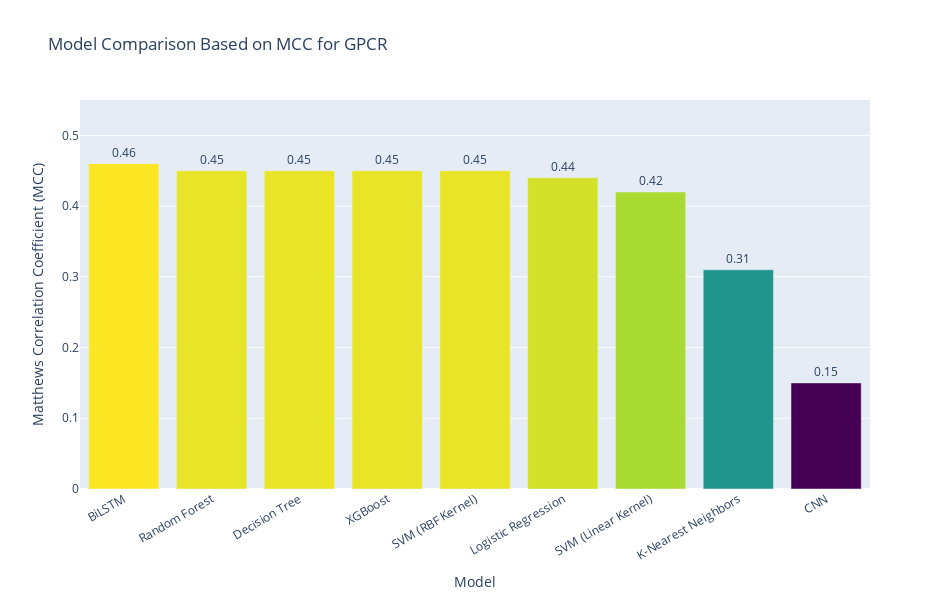

Notebook code for this chart:
### Code cell
import plotly.express as px
import pandas as pd

# Data
data = {
    "Model": [
        "BiLSTM", "CNN", "Random Forest", "Decision Tree", "XGBoost",
        "SVM (RBF Kernel)", "SVM (Linear Kernel)", "Logistic Regression",
        "K-Nearest Neighbors"
    ],
    "MCC": [0.46, 0.15, 0.45, 0.45, 0.45, 0.45, 0.42, 0.44, 0.31]
}

df = pd.DataFrame(data)

# Sort by MCC (descending)
df = df.sort_values("MCC", ascending=False)

# Create gradient color bar chart
fig = px.bar(
    df,
    x="Model",
    y="MCC",
    text=df["MCC"].round(2),  # rounded labels
    color="MCC",
    color_continuous_scale="Viridis",  # yellow → green → teal → purple
    title="Model Comparison Based on MCC for GPCR"
)

# Update layout
fig.update_traces(textposition="outside")
fig.update_layout(
    xaxis_title="Model",
    yaxis_title="Matthews Correlation Coefficient (MCC)",
    xaxis_tickangle=-30,
    width=950,
    height=600,
    coloraxis_showscale=False,  # hide color legend
    yaxis=dict(
        tickmode="array",
        tickvals=[0, 0.1, 0.2, 0.3, 0.4, 0.5],  # fixed ticks
        range=[0, 0.55]  # ensure axis goes up a bit above 0.5
    )
)

fig.show()

### Figure 1 — Plotly figure (JSON) as saved in the notebook; plotly's stock layout.template omitted (floating-point values rounded to 4 significant figures)
{"data": [{"alignmentgroup": "True", "hovertemplate": "Model=%{x}<br>MCC=%{marker.color}<br>text=%{text}<extra></extra>", "legendgroup": "", "marker": {"color": [0.46, 0.45, 0.45, 0.45, 0.45, 0.44, 0.42, 0.31, 0.15], "coloraxis": "coloraxis", "pattern": {"shape": ""}}, "name": "", "offsetgroup": "", "orientation": "v", "showlegend": false, "text": [0.46, 0.45, 0.45, 0.45, 0.45, 0.44, 0.42, 0.31, 0.15], "textposition": "outside", "type": "bar", "x": ["BiLSTM", "Random Forest", "Decision Tree", "XGBoost", "SVM (RBF Kernel)", "Logistic Regression", "SVM (Linear Kernel)", "K-Nearest Neighbors", "CNN"], "xaxis": "x", "y": [0.46, 0.45, 0.45, 0.45, 0.45, 0.44, 0.42, 0.31, 0.15], "yaxis": "y"}], "layout": {"barmode": "relative", "coloraxis": {"colorbar": {"title": {"text": "MCC"}}, "colorscale": [[0, "#440154"], [0.1111, "#482878"], [0.2222, "#3e4989"], [0.3333, "#31688e"], [0.4444, "#26828e"], [0.5556, "#1f9e89"], [0.6667, "#35b779"], [0.7778, "#6ece58"], [0.8889, "#b5de2b"], [1, "#fde725"]], "showscale": false}, "height": 600, "legend": {"tracegroupgap": 0}, "title": {"text": "Model Comparison Based on MCC for GPCR"}, "width": 950, "xaxis": {"anchor": "y", "domain": [0, 1], "tickangle": -30, "title": {"text": "Model"}}, "yaxis": {"anchor": "x", "domain": [0, 1], "range": [0, 0.55], "tickmode": "array", "tickvals": [0, 0.1, 0.2, 0.3, 0.4, 0.5], "title": {"text": "Matthews Correlation Coefficient (MCC)"}}}}
